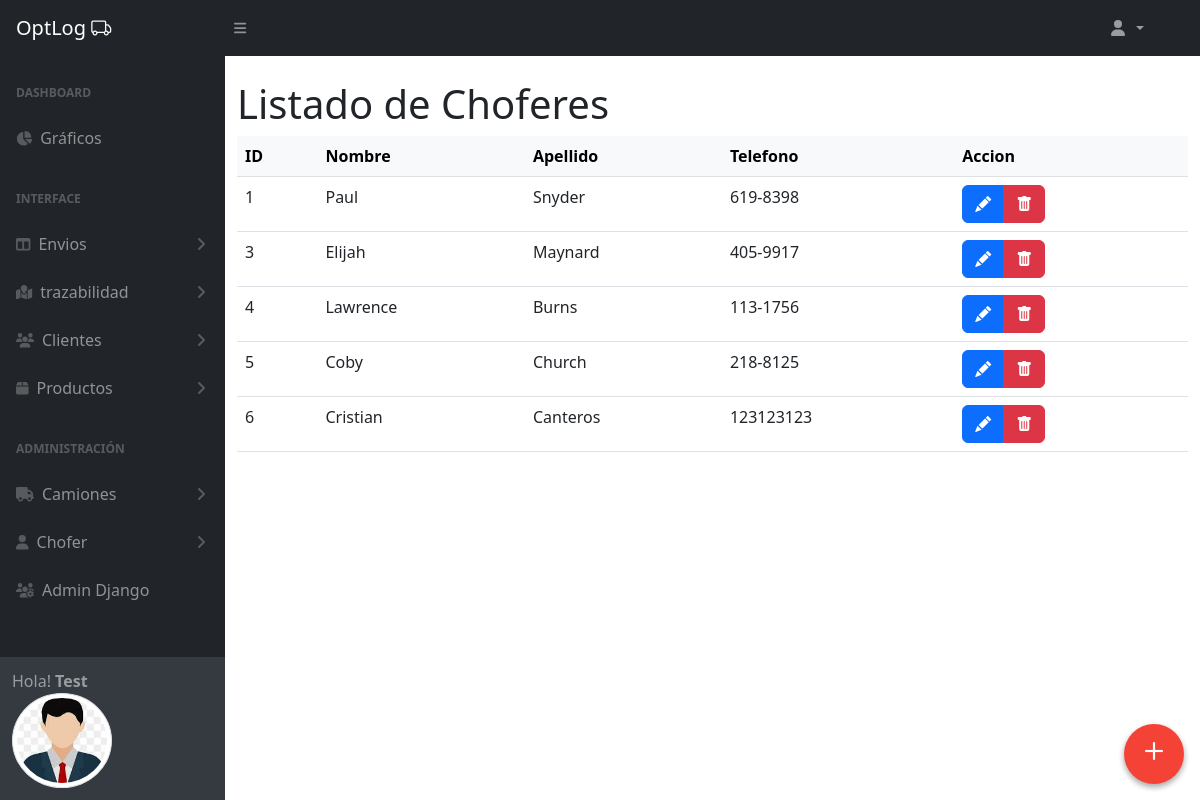
The app's page /choferes/ (signed in), older data.
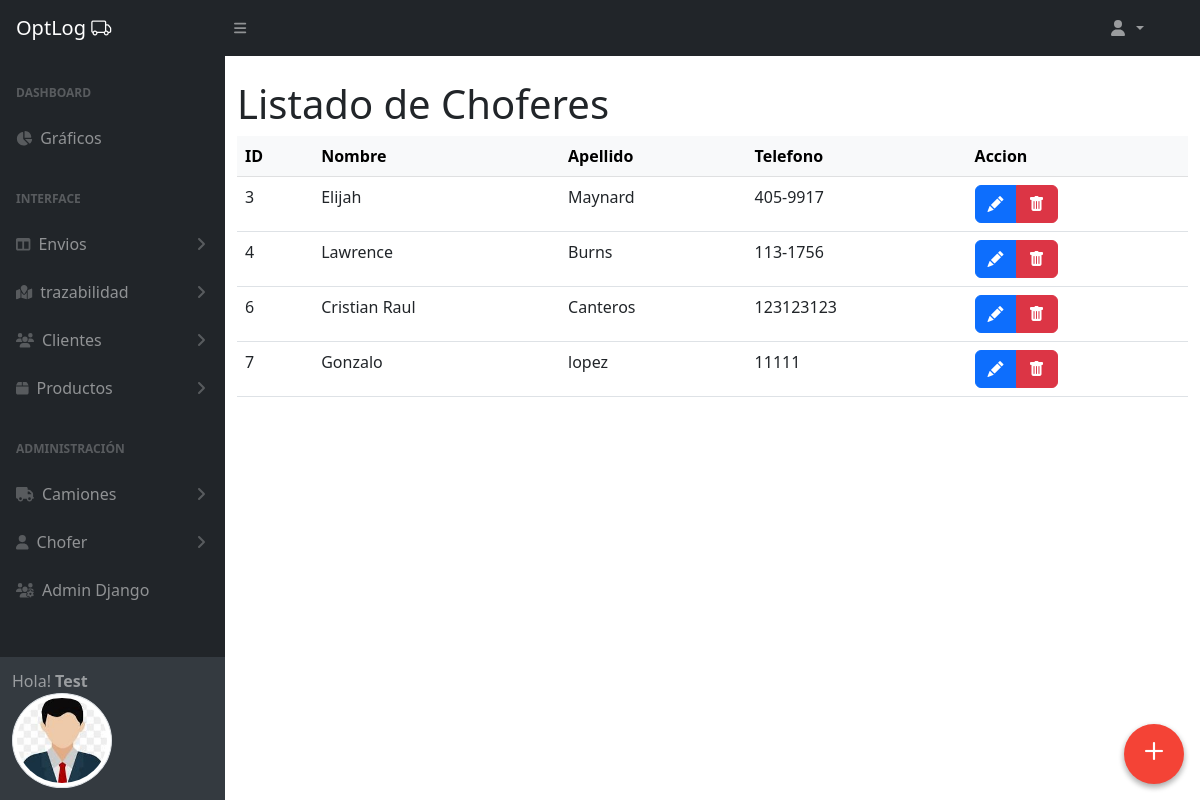
The same page, newer data.
### choferes/models.py (models this page shows, shortened)
class Chofer(models.Model):
    nombre = models.CharField(max_length=255)
    apellido = models.CharField(max_length=255)
    telefono = models.CharField(max_length=20)
    class Meta:
        verbose_name = 'Chofer'
        verbose_name_plural = 'Choferes'

### choferes/views.py (the view)
# urls.py: path('', ChoferListView.as_view(), name='choferes_list'),
class ChoferListView(LoginRequiredMixin,ListView):
    model = Chofer
    template_name = 'choferes/choferes_list.html'
    context_object_name = 'choferes'

### choferes/templates/choferes/choferes_list.html (shortened to what this page needs)
{% extends 'core/base_admin.html' %}
{% block main %}
<div class="container mt-4">
  <h1 class="title">Listado de Choferes</h1>
        <table class="table table-hover">
            <thead class="table-light">
                <tr>
                    <th>ID</th>
                    <th>Nombre</th>
                    <th>Apellido</th>
                    <th>Telefono</th>
                    <th>Accion</th>
                </tr>
            </thead>
            <tbody>
                {% for object in object_list %}
                <tr>
                    <td>{{object.id}}</td>
                    <td>{{object.nombre | capfirst}}</td>
                    <td>{{object.apellido}}</td>
                    <td>{{object.telefono}}</td>
                    <td>
                        <div class="btn-group" role="group" aria-label="Basic example">
                          <a href="{% url 'choferes:chofer_edit' object.id %}" type="button" class="btn btn-primary"><i class="bi-pencil-fill"></i></a>
                          <button type="button" class="btn btn-danger" data-bs-toggle="modal" data-bs-target="#deleteModal" data-delete-url="{% url 'choferes:chofer_delete' object.id %}" data-delete-name="{{ object.nombre }}, {{ object.apellido }}">
                            <i class="bi-trash-fill"></i>
                          </button>
                        </div>
                      </td>
                </tr>
                {% empty %}
                <p>No hay registros</p>
                {% endfor %}
            </tbody>
        </table>
    </div>
    <a href="{% url 'choferes:chofer_create' %} ">
      <div class="to-top">
        <i class="bi-plus"></i>
      </div>
    </a>
    {% endblock main %}

Row changes from the older to the newer data that the page shows:
removed Chofer: id "1", nombre "Paul", apellido "Snyder", telefono "619-8398"
removed Chofer: id "5", nombre "Coby", apellido "Church", telefono "218-8125"
changed Chofer "Canteros": nombre "Cristian" → "Cristian Raul"
added Chofer: id "7", nombre "Gonzalo", apellido "lopez", telefono "11111"
